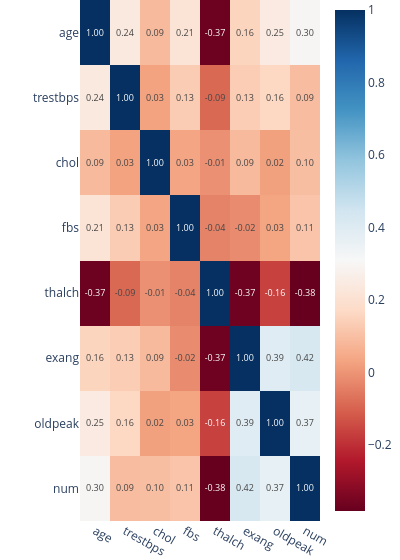

The code cell stored with this chart in its notebook:
### Code cell
import plotly.express as px

fig = px.imshow(
    corr_matrix, 
    color_continuous_scale='RdBu', 
    text_auto=".2f",
	aspect='auto'
)
fig.update_layout(margin={
		't':0, 
		'b':0, 
	},
	width=400
)

### Figure 1 — Plotly figure (JSON) as saved in the notebook; plotly's stock layout.template omitted (floating-point values rounded to 4 significant figures)
{"data": [{"coloraxis": "coloraxis", "hovertemplate": "x: %{x}<br>y: %{y}<br>color: %{z}<extra></extra>", "name": "0", "texttemplate": "%{z:.2f}", "type": "heatmap", "x": ["age", "trestbps", "chol", "fbs", "thalch", "exang", "oldpeak", "num"], "xaxis": "x", "y": ["age", "trestbps", "chol", "fbs", "thalch", "exang", "oldpeak", "num"], "yaxis": "y", "z": [[1.0, 0.2393, 0.08592, 0.2136, -0.3712, 0.1555, 0.2457, 0.3], [0.2393, 1.0, 0.02859, 0.1329, -0.08643, 0.1345, 0.164, 0.09457], [0.08592, 0.02859, 1.0, 0.03419, -0.008593, 0.08676, 0.02431, 0.09761], [0.2136, 0.1329, 0.03419, 1.0, -0.03545, -0.01912, 0.03355, 0.1127], [-0.3712, -0.08643, -0.008593, -0.03545, 1.0, -0.3683, -0.1639, -0.3814], [0.1555, 0.1345, 0.08676, -0.01912, -0.3683, 1.0, 0.3942, 0.421], [0.2457, 0.164, 0.02431, 0.03355, -0.1639, 0.3942, 1.0, 0.3664], [0.3, 0.09457, 0.09761, 0.1127, -0.3814, 0.421, 0.3664, 1.0]]}], "layout": {"coloraxis": {"colorscale": [[0, "rgb(103,0,31)"], [0.1, "rgb(178,24,43)"], [0.2, "rgb(214,96,77)"], [0.3, "rgb(244,165,130)"], [0.4, "rgb(253,219,199)"], [0.5, "rgb(247,247,247)"], [0.6, "rgb(209,229,240)"], [0.7, "rgb(146,197,222)"], [0.8, "rgb(67,147,195)"], [0.9, "rgb(33,102,172)"], [1, "rgb(5,48,97)"]]}, "margin": {"b": 0, "t": 0}, "width": 400, "xaxis": {"anchor": "y", "domain": [0, 1]}, "yaxis": {"anchor": "x", "autorange": "reversed", "domain": [0, 1]}}}
